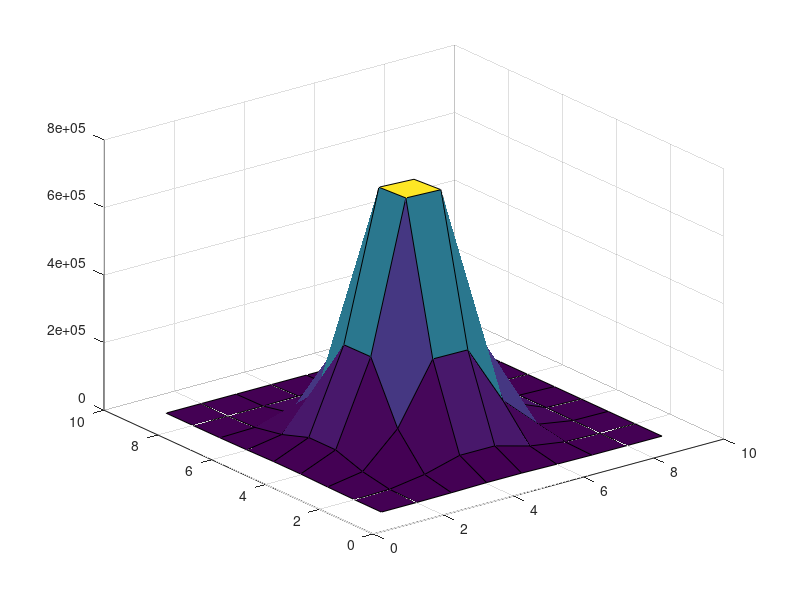
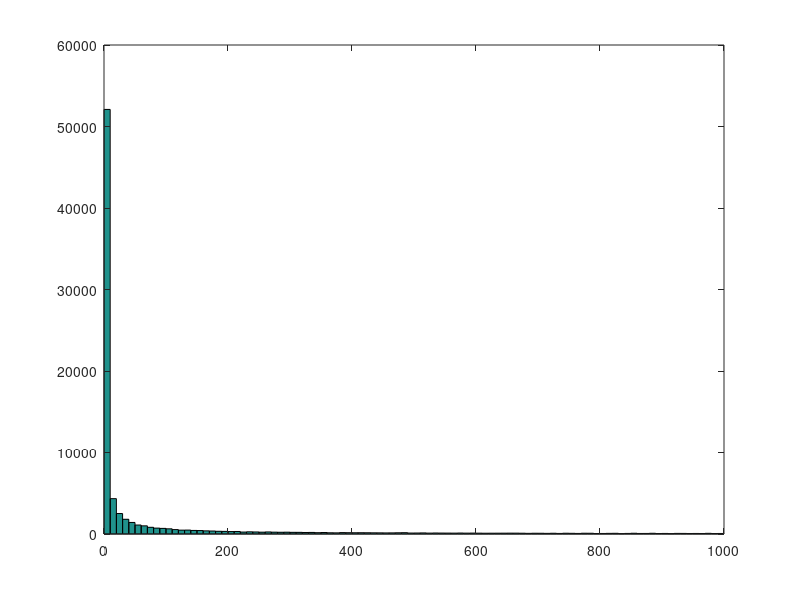

These figures' MATLAB source, in order:
function data=SimulatePSFBleachHist

PSFSD=1;
trials=1000;
data=[];
IMdata=zeros(9);
for i=1:trials;
xt=rand+4;
yt=rand+4;
for ix=1:9
    for iy=1:9
        IM(iy,ix)=1000*exp(-(norm([xt-ix yt-iy]))^2/2);
    end
end
V=reshape(IM,[1 81]);
data=[data V];
IMdata=IMdata+IM;
end
figure
surf(IMdata)
figure
hist(data,100)
